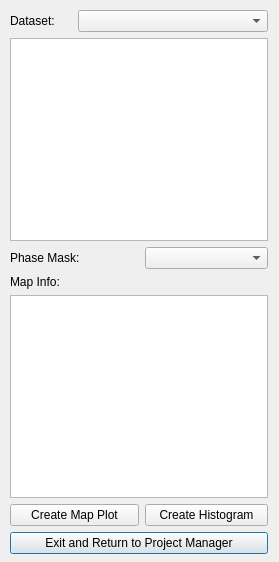
<?xml version="1.0" encoding="UTF-8"?>
<ui version="4.0">
 <class>Figure_Dialog</class>
 <widget class="QDialog" name="Figure_Dialog">
  <property name="geometry">
   <rect>
    <x>0</x>
    <y>0</y>
    <width>279</width>
    <height>562</height>
   </rect>
  </property>
  <property name="windowTitle">
   <string>QACD- Figure Creator</string>
  </property>
  <property name="windowIcon">
   <iconset resource="ProjectManager.qrc">
    <normaloff>:/main_icon/16x16.png</normaloff>:/main_icon/16x16.png</iconset>
  </property>
  <property name="modal">
   <bool>false</bool>
  </property>
  <widget class="QWidget" name="">
   <property name="geometry">
    <rect>
     <x>10</x>
     <y>10</y>
     <width>258</width>
     <height>544</height>
    </rect>
   </property>
   <layout class="QGridLayout" name="gridLayout">
    <item row="0" column="0">
     <widget class="QLabel" name="label_Dataset">
      <property name="text">
       <string>Dataset:</string>
      </property>
     </widget>
    </item>
    <item row="0" column="1" colspan="3">
     <widget class="QComboBox" name="comboBox_Data"/>
    </item>
    <item row="1" column="0" colspan="4">
     <widget class="QListWidget" name="listWidget_Data"/>
    </item>
    <item row="2" column="0" colspan="2">
     <widget class="QLabel" name="label_PhMask">
      <property name="text">
       <string>Phase Mask:</string>
      </property>
     </widget>
    </item>
    <item row="2" column="2" colspan="2">
     <widget class="QComboBox" name="comboBox_Mask"/>
    </item>
    <item row="3" column="0" colspan="4">
     <widget class="QLabel" name="label_MapInfo">
      <property name="text">
       <string>Map Info:</string>
      </property>
     </widget>
    </item>
    <item row="4" column="0" colspan="4">
     <widget class="QTableView" name="tableView_Info"/>
    </item>
    <item row="6" column="0" colspan="4">
     <widget class="QPushButton" name="pushButton_Exit">
      <property name="text">
       <string>Exit and Return to Project Manager</string>
      </property>
     </widget>
    </item>
    <item row="5" column="0" colspan="2">
     <widget class="QPushButton" name="pushButton_Map">
      <property name="text">
       <string>Create Map Plot</string>
      </property>
     </widget>
    </item>
    <item row="5" column="2" colspan="2">
     <widget class="QPushButton" name="pushButton_Hist">
      <property name="text">
       <string>Create Histogram</string>
      </property>
     </widget>
    </item>
   </layout>
  </widget>
 </widget>
 <resources>
  <include location="ProjectManager.qrc"/>
 </resources>
 <connections/>
</ui>
